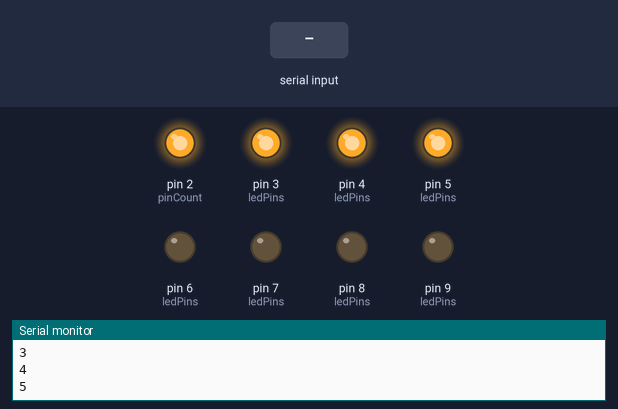
This sketch was run on a simulated Arduino Uno, built with avr-gcc and run on an emulated ATmega328P. On the bench: output pins drawn as LEDs (lit = HIGH), the last lines printed to the serial monitor. Dashed ring = blinking. The test bench sets the inputs (shaded band).

Above: at 2.0 s.
2.1 s: "r\n" received over Serial
At 2.1 s:
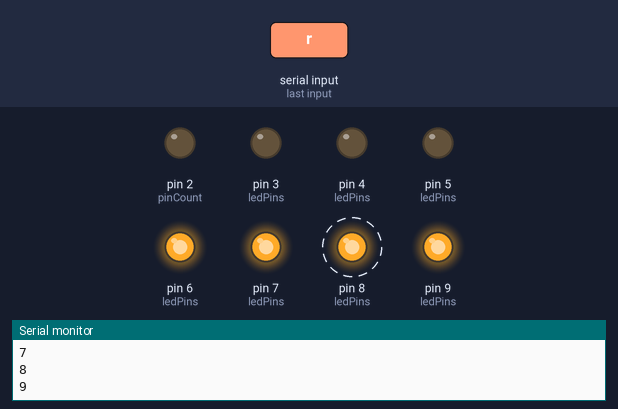
At 4.8 s:
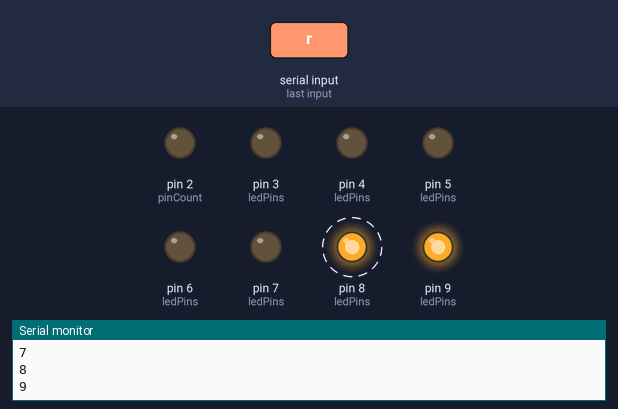
5.1 s: byte 114 ('r') received over Serial
At 6.5 s:
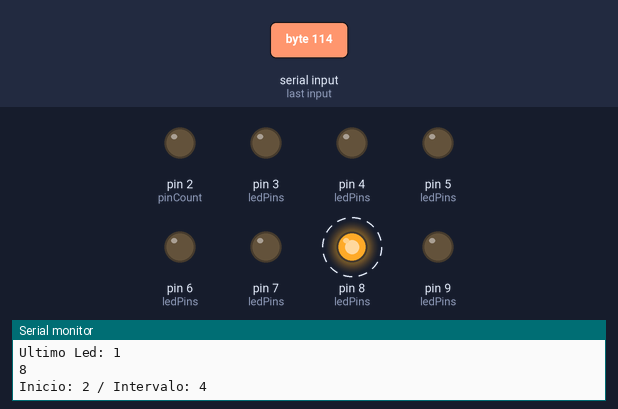
Timing chart, 0 to 17.1 s (numbered marks = the images above; inputs shaded):
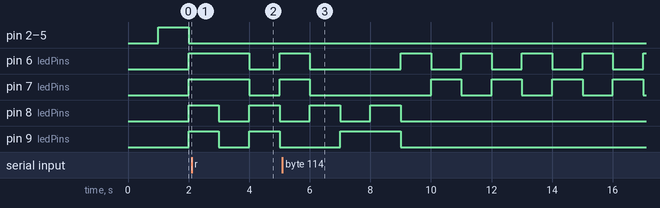

The sketch:

Teste_LED_Millis2.ino
```cpp
// constants won't change. Used here to set a pin number:
const int ledPin =  13;// the number of the LED
const int pinCount = 2;
const int qtd_linha = 4;
int ledPins[2][4] = {{2, 3, 4, 5}, {6, 7, 8, 9}};
int letras[2][4] = {{"A", "B", "C", "D"}, {"E", "F", "G", "H"}};

//Variáveis de Verificação
int verificar = 0;
int linha_escolhida = 0;
int inicio_led = 0;
int final_led = 0;

char leitura;

int conta = 0;

// Generally, you should use "unsigned long" for variables that hold time
// The value will quickly become too large for an int to store
unsigned long previousMillis = 0;        // will store last time LED was updated

// constants won't change:
const long interval = 1000;           // interval at which to blink (milliseconds)

bool teste_linha = false;

void setup() {
  Serial.begin(9600);

  // set the digital pin as output:
  for (int thisPin = 0; thisPin < pinCount; thisPin++) {
    for (int thisPin1 = 0; thisPin1 < qtd_linha; thisPin1++) {
      pinMode(ledPins[thisPin][thisPin1], OUTPUT);
    }
  }
}

void loop() {
  // here is where you'd put code that needs to be running all the time.
    // check to see if it's time to blink the LED; that is, if the difference
    // between the current time and last time you blinked the LED is bigger than
    // the interval at which you want to blink the LED.
    unsigned long currentMillis = millis();
    if(currentMillis - previousMillis >= interval) {
      // save the last time you blinked the LED
      previousMillis = currentMillis;
      leitura = Serial.read();

      switch(verificar){
        case 0:
          if (leitura == 'r'){
              liga_linha(conta-1);
              linha_escolhida = conta-1;
              verificar = 1;
          }
          else{
            if(conta == pinCount){
              liga_led(0, conta-1);
              conta = 1;
            }
            else{
              liga_led(conta, conta-1);
              conta += 1;
            }
          }
        break;
        case 1:
          if (leitura == 'r'){
              liga_linha2(linha_escolhida, 0, 2);
              verificar = 2;
          }
          else{
            liga_linha(linha_escolhida);
          }
        break;
        case 2:
          liga_linha2(linha_escolhida, inicio_led, final_led);
        break;
        default:
        break;
      }
    }
}

void liga_led(int num, int desliga){
  Serial.print("LED: ");
  Serial.print(num, DEC);
  Serial.print(" / LED Anterior: ");
  Serial.print(desliga, DEC);
  Serial.print("\n");
  int thisPin=num;
  for (int thisPin1 = 0; thisPin1 < qtd_linha; thisPin1++) {
     Serial.print(ledPins[thisPin][thisPin1], DEC);
     Serial.print("\n");
     digitalWrite(ledPins[thisPin][thisPin1], HIGH);
     digitalWrite(ledPins[desliga][thisPin1], LOW);
  }
}

void liga_linha(int linha){
  Serial.print("LED Escolhido: ");
  Serial.print(linha, DEC);
  Serial.print("\n");

  for (int thisPin3 = 0; thisPin3 < qtd_linha; thisPin3++) {
    digitalWrite(ledPins[linha][thisPin3], LOW);
  }

  for (int thisPin3 = 0; thisPin3 < qtd_linha/2; thisPin3++) {
      Serial.print(ledPins[linha][thisPin3], DEC);
      Serial.print("\n");
      leitura = Serial.read();
      if(leitura == 'r'){
        liga_linha2(linha, 0, (qtd_linha/2));
        inicio_led = 0;
        final_led = (qtd_linha/2);
        verificar = 2;
      }
      else{
        digitalWrite(ledPins[linha][thisPin3], HIGH);
      }
  }
  delay(1000);
  for (int thisPin3 = 0; thisPin3 < qtd_linha/2; thisPin3++) {
      Serial.print(ledPins[linha][thisPin3], DEC);
      Serial.print("\n");
      leitura = Serial.read();
      if(leitura == 'r'){
        liga_linha2(linha, 2, qtd_linha);
        inicio_led = 0;
        final_led = (qtd_linha/2);
        verificar = 2;
      }
      else{
        digitalWrite(ledPins[linha][thisPin3], LOW);
      }
  }
  for (int thisPin3 = 2; thisPin3 < qtd_linha; thisPin3++) {
      Serial.print(ledPins[linha][thisPin3], DEC);
      Serial.print("\n");
      leitura = Serial.read();
      if(leitura == 'r'){
        liga_linha2(linha, 2, qtd_linha);
        inicio_led = 2;
        final_led = qtd_linha;
        verificar = 2;
      }
      else{
        digitalWrite(ledPins[linha][thisPin3], HIGH);
      }
  }
  delay(1000);
  for (int thisPin3 = 2; thisPin3 < qtd_linha; thisPin3++) {
      Serial.print(ledPins[linha][thisPin3], DEC);
      Serial.print("\n");
      leitura = Serial.read();
      if(leitura == 'r'){
        liga_linha2(linha, 2, qtd_linha);
        inicio_led = 2;
        final_led = qtd_linha;
        verificar = 2;
      }
      else{
        digitalWrite(ledPins[linha][thisPin3], LOW);
      }
  }
}

void liga_linha2(int linha, int inicio, int intervalo){
  Serial.print("Ultimo Led: ");
  Serial.print(linha, DEC);
  Serial.print("\n");
  for (int thisPin4 = 0; thisPin4 < qtd_linha; thisPin4++) {
    digitalWrite(ledPins[linha][thisPin4], LOW);
  }
  for (int thisPin4 = inicio; thisPin4 < intervalo; thisPin4++) {
      Serial.print(ledPins[linha][thisPin4], DEC);
      Serial.print("\n");
      Serial.print("Inicio: ");
      Serial.print(inicio, DEC);
      Serial.print(" / Intervalo: ");
      Serial.print(intervalo, DEC);
      Serial.print("\n");
      leitura = Serial.read();
      if(leitura == 'r'){
        Serial.print("LED Escolhido: ");
        Serial.print(ledPins[linha][thisPin4], DEC);
        Serial.print("\n");
        led_escolhido(linha, thisPin4);
      }
      else{
        digitalWrite(ledPins[linha][thisPin4], HIGH);
        delay(1000);
        digitalWrite(ledPins[linha][thisPin4], LOW);
      }
    }
}

void led_escolhido(int linha, int led){
  for(int y=0; y<3; y++){
    digitalWrite(ledPins[linha][led], HIGH);
    delay(500);
    digitalWrite(ledPins[linha][led], LOW);
  }
}
```

Measured:
- after the input at 2.1 s, pin 2 (pinCount), pin 3 (ledPins), pin 4 (ledPins), pin 5 (ledPins): stays LOW (without the input it goes to HIGH after 0.90 s)
- after the input at 5.1 s, pin 8 (ledPins): goes on until 9.0 s, then stays LOW
- by itself, pin 6 (ledPins), pin 7 (ledPins): repeats every 2.0 s: HIGH 1.0 s, LOW 1.0 s
